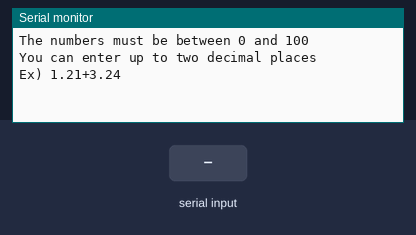
A sketch run on a simulated Arduino Uno, built with avr-gcc and run on an emulated ATmega328P. Shown: the last lines printed to the serial monitor. The test bench sets the inputs (shaded band).

Above: at 1.2 s.
1.3 s: "90,45\n" received over Serial
At 2.4 s:
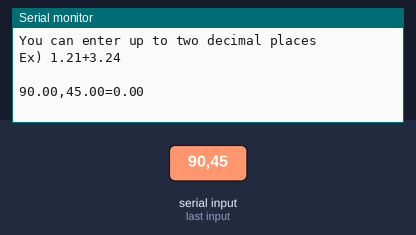
2.8 s: byte 42 (42) received over Serial
At 5.6 s:
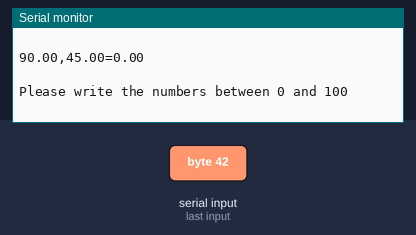
5.8 s: "1,90\n" received over Serial
At 6.9 s:
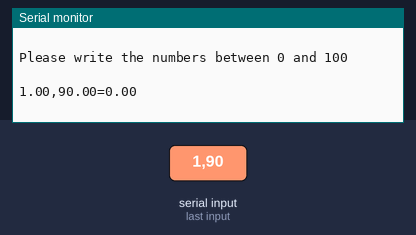

Measured:
- after the input at 1.3 s, the serial monitor: prints a new line at once (image 1)
- after the input at 2.8 s, the serial monitor: prints a new line after 2.0 s (image 2)
- after the input at 5.8 s, the serial monitor: prints a new line at once (image 3)

The sketch:

Calculator.ino
```cpp
int trash = 0; //버퍼 초기화용 변수

void setup() {
  Serial.begin(9600); //Baud rate 9600으로 USART 시리얼 통신
  Serial.println("Please enter two numbers with one of four operations");
  Serial.println("The numbers must be between 0 and 100");
  Serial.println("You can enter up to two decimal places");
  Serial.println("Ex) 1.21+3.24");
  Serial.println(" ");
}

void loop() {
  float num1 = 0; //첫번째 숫자
  float num2 = 0; //두번째 숫자
  int option = 0; //사칙연산 기호
  float result = 0; //결과값

  while(Serial.available() == 0) {} //버퍼에 데이터 저장될 때까지 기다리기
  num1 = Serial.parseFloat(); //float형으로 입력받음
  option = Serial.read(); //연산기호는 1byte이므로 read 함수 이용
  num2 = Serial.parseFloat();

  if((0<num1 && 100>num1)&&(0<num2 && 100>num2)){ //입력된 숫자 범위 조건
    if(option == 42) result = num1*num2; // ’*’ 아스키코드 42
    else if(option == 43) result = num1+num2; // ’+‘ 아스키코드 43
    else if(option == 45) result = num1-num2; // ’-‘ 아스키코드 45
    else if(option == 47) result = num1/num2; // ’/’ 아스키코드 47

    Serial.print(num1,2); //소수점 2자리까지 출력
    Serial.print(char(option)); //아스키 코드에서 문자로 변환
    Serial.print(num2,2);
    Serial.print(char(61)); //아스키코드 문자형으로 ‘=’ 등호 출력
    Serial.println(result,2);
    Serial.println(" ");

    trash = Serial.read(); //버퍼 초기화
  }
  else{ //숫자 범위 조건 만족 안하면 오류 메시지 출력
    Serial.println("Please write the numbers between 0 and 100");
    Serial.println(" ");

    trash = Serial.read(); //버퍼 초기화
  }
}
```
